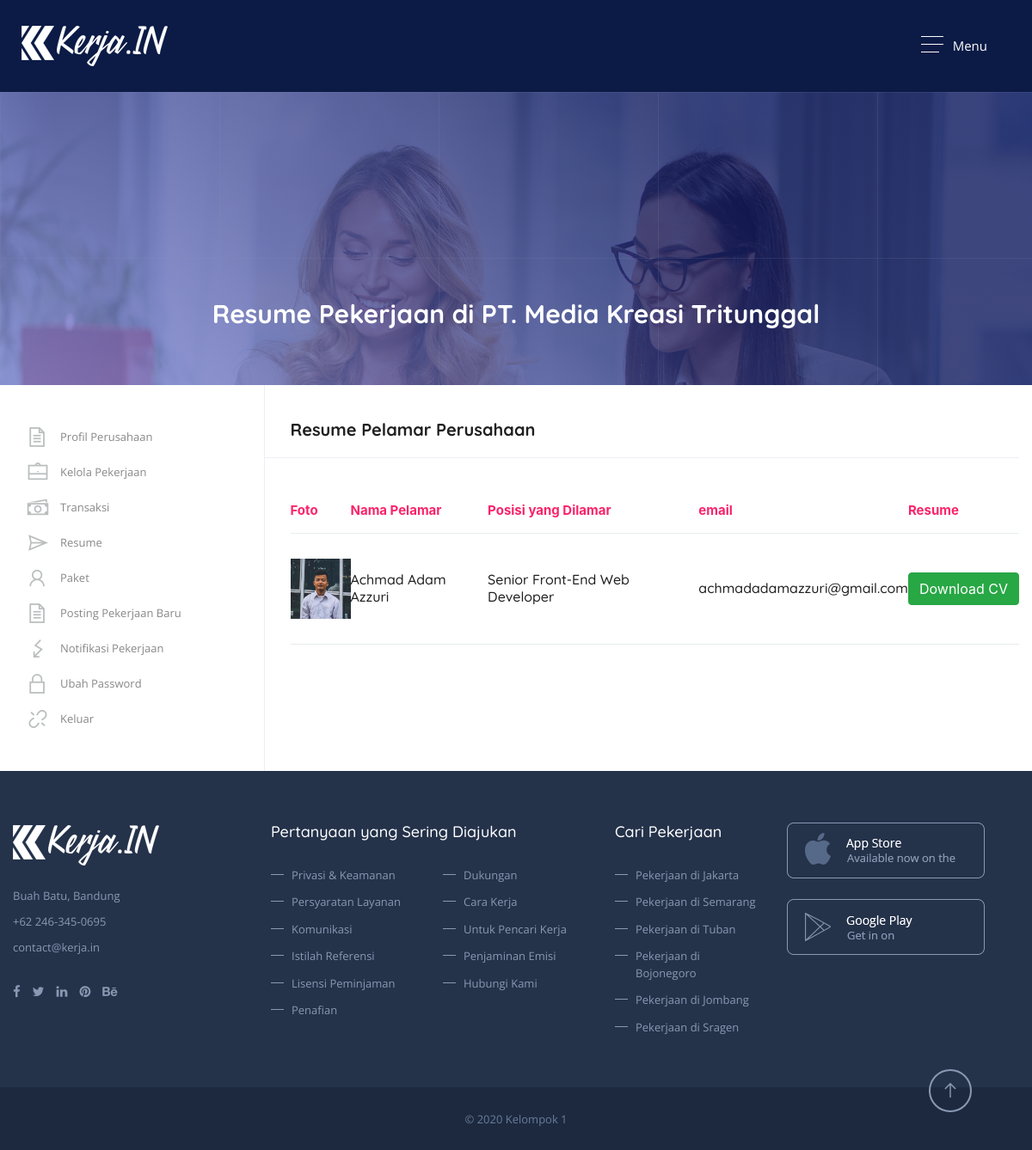
/perusahaan-resume.php (signed in), run on the app's committed database.
### tables this page shows
CREATE TABLE `tb_perusahaan` (
  `id_perusahaan` int(11) NOT NULL,
  `id_user` int(11) NOT NULL,
  `nama` varchar(100) NOT NULL,
  `industri` varchar(100) NOT NULL,
  `jenis` varchar(50) NOT NULL,
  `kota` varchar(100) NOT NULL,
  `tentang` text NOT NULL,
  `foto` varchar(100) NOT NULL,
  `tahun_berdiri` varchar(4) NOT NULL,
  `website` varchar(100) NOT NULL,
  `ukuran` varchar(100) NOT NULL
);

CREATE TABLE `tb_lamar` (
  `id_lamar` int(11) NOT NULL,
  `id_lowongan` int(11) NOT NULL,
  `id_user` int(11) NOT NULL,
  `file_lampiran` varchar(100) NOT NULL,
  `status` varchar(100) NOT NULL
);

CREATE TABLE `tb_user` (
  `id` int(11) NOT NULL,
  `nama` varchar(100) NOT NULL,
  `username` varchar(20) NOT NULL,
  `password` varchar(30) NOT NULL,
  `tanggal_lahir` date NOT NULL,
  `email` varchar(50) NOT NULL,
  `notelp` varchar(20) NOT NULL,
  `jk` varchar(20) NOT NULL,
  `foto` varchar(100) NOT NULL
);

CREATE TABLE `tb_lowongan` (
  `id_lowongan` int(11) NOT NULL,
  `id_perusahaan` int(11) NOT NULL,
  `judul` varchar(100) NOT NULL,
  `deskripsi` text NOT NULL,
  `tanggal_buka` date NOT NULL,
  `tanggal_tutup` date NOT NULL,
  `keahlian` varchar(100) NOT NULL,
  `jenis_pekerjaan` varchar(100) NOT NULL,
  `gaji` varchar(100) NOT NULL
);

### perusahaan-resume.php (the view, shortened to what this page needs)
<?php include 'php/head.php'; ?>
<?php
include 'php/koneksi.php';
$username = $_SESSION['username'];
$data = mysqli_query($koneksi,"SELECT * FROM tb_user a, tb_perusahaan b where a.id = b.id_user and a.username='$username'");
$lw = mysqli_query($koneksi,"SELECT * FROM tb_lamar a, tb_lowongan b, tb_user c where a.id_lowongan = b.id_lowongan and a.id_user = c.id");
while ($a=mysqli_fetch_array($data)) {
        ?>
<?php include 'php/perusahaan-header.php'; ?>
    <section class="overlape">
        <div class="block no-padding">
            <div data-velocity="-.1" style="background: url(images/resource/mslider1.jpg) repeat scroll 50% 422.28px transparent;" class="parallax scrolly-invisible no-parallax"></div>
            <div class="container fluid">
                <div class="row">
                    <div class="col-lg-12">
                        <div class="inner-header">
                            <h3>Resume Pekerjaan di <?=$a['nama']?></h3>
                        </div>
                    </div>
                </div>
            </div>
        </div>
    </section>
<?php }  ?>
    <section>
        <div class="block no-padding">
            <div class="container">
                 <div class="row no-gape">
                    <aside class="col-lg-3 column border-right">
                        <div class="widget">
                            <div class="tree_widget-sec">
                                <ul>
                                    <li><a href="#" title=""><i class="la la-file-text"></i>Profil Perusahaan</a></li>
                                    <li><a href="perusahaan-dashboard.php" title=""><i class="la la-briefcase"></i>Kelola Pekerjaan</a></li>
                                    <li><a href="#" title=""><i class="la la-money"></i>Transaksi</a></li>
                                    <li><a href="perusahaan-resume.php" title=""><i class="la la-paper-plane"></i>Resume</a></li>
                                    <li><a href="#" title=""><i class="la la-user"></i>Paket</a></li>
                                    <li><a href="perusahaan-post.php" title=""><i class="la la-file-text"></i>Posting Pekerjaan Baru</a></li>
                                    <li><a href="#" title=""><i class="la la-flash"></i>Notifikasi Pekerjaan</a></li>
                                    <li><a href="#" title=""><i class="la la-lock"></i>Ubah Password</a></li>
                                    <li><a href="php/logout.php" title=""><i class="la la-unlink"></i>Keluar</a></li>
                                </ul>
                            </div>
                        </div>
                    </aside>
                    <div class="col-lg-9 column">
                        <div class="padding-left">
                            <div class="manage-jobs-sec">
                                <h3>Resume Pelamar Perusahaan</h3>
                                <table>
                                    <thead>
                                        <tr>
                                            <td>Foto</td>
                                            <td>Nama Pelamar</td>
                                            <td>Posisi yang Dilamar</td>
                                            <td>email</td>
                                            <td>Resume</td>
                                        </tr>
                                    </thead>
                                    <tbody>
<?php
while ($a=mysqli_fetch_array($lw)) {
        ?>
                                        <tr>
                                            <td>
                                                <div class="table-list-title">
                                                    <img src="gambar/<?=$a['foto']?>" style="max-height: 70px;" alt="">
                                                </div>
                                            </td>
                                            <td>
                                                <div class="table-list-title">
                                                    <h3><a href="#" title=""><?=$a['nama']?></a></h3>
                                                </div>
                                            </td>
                                            <td>
                                                <div class="table-list-title">
                                                    <h3><a href="#" title=""><?=$a['judul']?></a></h3>
                                                </div>
                                            </td>
                                            <td>
                                                <div class="table-list-title">
                                                    <h3><a href="#" title=""><?=$a['email']?></a></h3>
                                                </div>
                                            </td>
                                            <td>
                                            	<a href="lampiran/<?=$a['file_lampiran']?>" download class="btn btn-success" title="">Download CV</a>
                                            </td>
                                        </tr>
<?php } ?>
                                    </tbody>
                                </table>
                            </div>
                        </div>
                    </div>
                 </div>
            </div>
        </div>
    </section>
<?php include 'php/footer.php'; ?>

### php/perusahaan-header.php (shortened to what this page needs)
<body>
<div class="theme-layout" id="scrollup">
    <div class="responsive-header">
        <div class="responsive-menubar">
            <div class="res-logo"><a href="index.php" title=""><img src="images/resource/logo.png" alt="" /></a></div>
            <div class="menu-resaction">
                <div class="res-openmenu">
                    <img src="images/icon.png" alt="" /> Menu
                </div>
            </div>
        </div>
    </div>

### css/responsive.css (style rules this page uses)
@media (max-width:1200px) { .responsive-header { display: block; } }

### data on the page
tb_perusahaan: nama "PT. Media Kreasi Tritunggal"
tb_lamar: id_user.foto (picture), id_user.nama "Achmad Adam Azzuri", id_lowongan.judul "Senior Front-End Web Developer", id_user.email "achmadadamazzuri@gmail.com"
